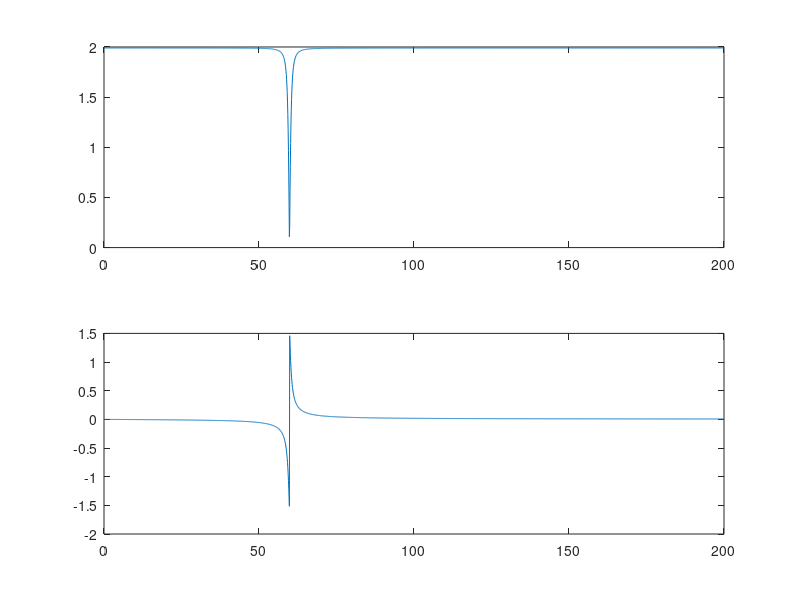

Recreate this plot in MATLAB.
close all
clear all
clc

R=10e3; % (ohm)
C=133e-9; % (F)
m=0.99; % feedback

f=0:0.1:200;
w=2*pi*f;
HBS=((1+m)*((2j*w*R*C).^2+1))./((2j*w*R*C).^2+4*(1-m)*(j*w*R*C)+1);

subplot(211)
plot(f,abs(HBS));
subplot(212)
plot(f,angle(HBS));
